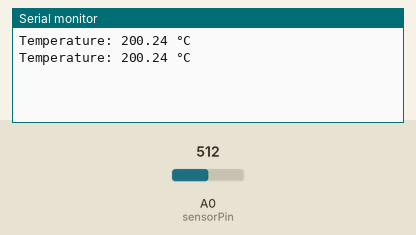
Simulated run of this sketch. Board: Arduino Uno, built with avr-gcc and run on an emulated ATmega328P. Shown: the last lines printed to the serial monitor. Inputs (shaded band) come from the test bench; at power-on: A0 (sensorPin) = 512.

Above: at 1.8 s.
1.9 s: A0 (sensorPin) set to 716
At 2.3 s:
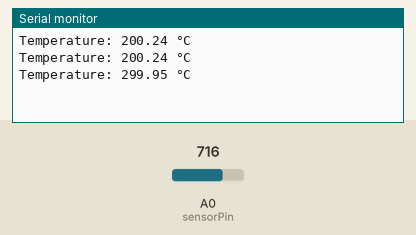
3.4 s: A0 (sensorPin) set to 900
At 4.8 s:
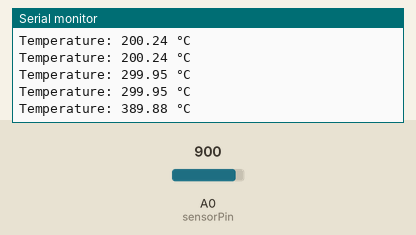
Timing chart, 0 to 6.4 s (numbered marks = the images above; inputs shaded):
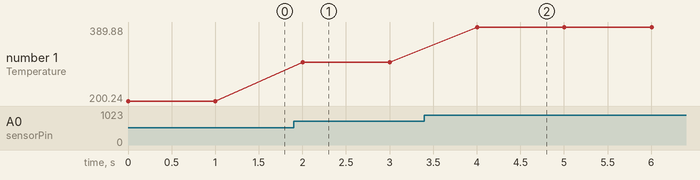

Measured:
- after the input at 1.9 s, the serial monitor: prints a new line after 0.10 s (image 1)
- after the input at 3.4 s, the serial monitor: prints a new line after 0.60 s (image 2)
- plotted number 1: 200.24 → 299.95 after the input at 1.9 s, 299.95 → 389.88 after the input at 3.4 s

The sketch:

arduino_25_temperature_sensor1.ino
```cpp
int sensorPin = A0;
int sensorValue;
float voltage;
float temperatureC;

void setup() {
  Serial.begin(9600);
}

void loop() {
  sensorValue = analogRead(sensorPin);

  voltage = sensorValue * (5.0 / 1023.0);

  temperatureC = (voltage - 0.5) * 100;

  Serial.print("Temperature: ");
  Serial.print(temperatureC);
  Serial.println(" °C");

  delay(1000);
}
```
